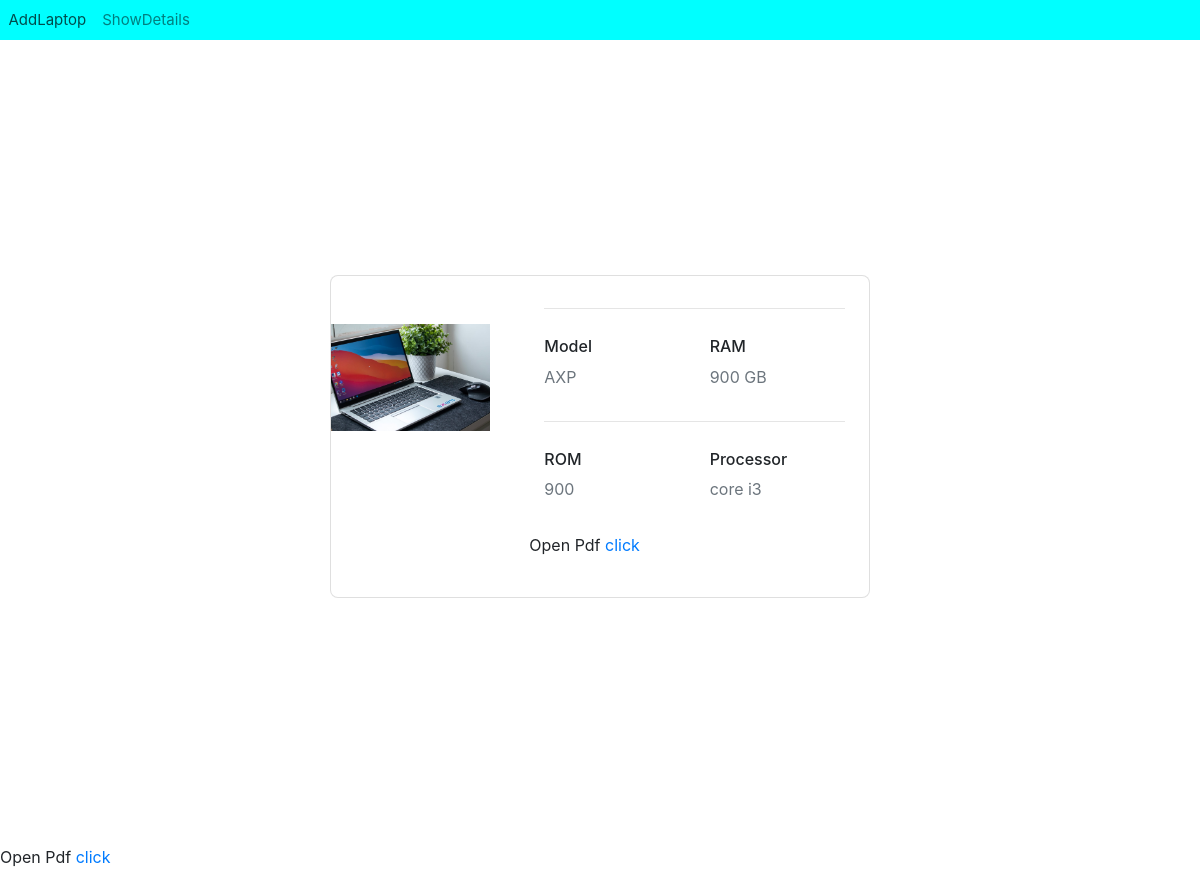
/laptop/details/3/, run on the app's committed database.
### LaptopApp/models.py (models this page shows, shortened)
class Laptop(models.Model):
    comapny=models.CharField(max_length=50)
    model_name=models.CharField(max_length=50)
    ram=models.IntegerField()
    rom=models.IntegerField()
    processor=models.CharField(max_length=40)
    weight=models.IntegerField()
    product_image=models.ImageField(upload_to='Images/')
    product_pdf=models.FileField(upload_to='Files/')
    price=models.IntegerField()

### LaptopApp/views.py (the view)
# urls.py: path('details/<int:i>/',views.LaptopDetails.as_view(),name='details')
class LaptopDetails(View):
    def get(self,request,i):
        laptop = Laptop.objects.get(id=i)
        template_name = 'LaptopApp/laptop_detail.html'
        context = {'laptop': laptop}
        return render(request, template_name, context)

### template/LaptopApp/laptop_detail.html (shortened to what this page needs)
{% extends "layout.html" %}
{% load crispy_forms_tags %}
{% block content %}
    <section class="vh-100" >
  <div class="container py-5 h-100">
    <div class="row d-flex justify-content-center align-items-center h-100">
      <div class="col col-lg-6 mb-4 mb-lg-0">
        <div class="card mb-3" style="border-radius: .5rem;">
          <div class="row g-0">
            <div class="col-md-4 gradient-custom text-center text-white" style="border-top-left-radius: .5rem; border-bottom-left-radius: .5rem;">
              <img
                src="/media/{{laptop.product_image}}"
                alt="Avatar"
                class="img-fluid my-5"
                style="width: 200px;"
              />
            </div>
            <div class="col-md-8">
              <div class="card-body p-4">
                <hr class="mt-0 mb-4">
                <div class="row pt-1">
                  <div class="col-6 mb-3">
                    <h6>Model</h6>
                    <p class="text-muted">{{laptop.model_name}}</p>
                  </div>
                  <div class="col-6 mb-3">
                    <h6>RAM</h6>
                    <p class="text-muted">{{laptop.rom}} GB</p>
                  </div>
                </div>
                <hr class="mt-0 mb-4">
                <div class="row pt-1">
                  <div class="col-6 mb-3">
                    <h6>ROM</h6>
                    <p class="text-muted">{{laptop.rom}}</p>
                  </div>
                  <div class="col-6 mb-3">
                    <h6>Processor</h6>
                    <p class="text-muted">{{laptop.processor}}</p>
                  </div>
                  <p>Open Pdf <a href="/media/{{laptop.product_pdf}}">click </a></p>
                </div>
              </div>
            </div>
          </div>
        </div>
      </div>
    </div>
  </div>
</section>
<p>Open Pdf <a href="/media/{{laptop.document}}">click </a></p>
{% endblock %}

### data on the page
Laptop: product_image (picture), model_name "AXP", rom "900", processor "core i3"
